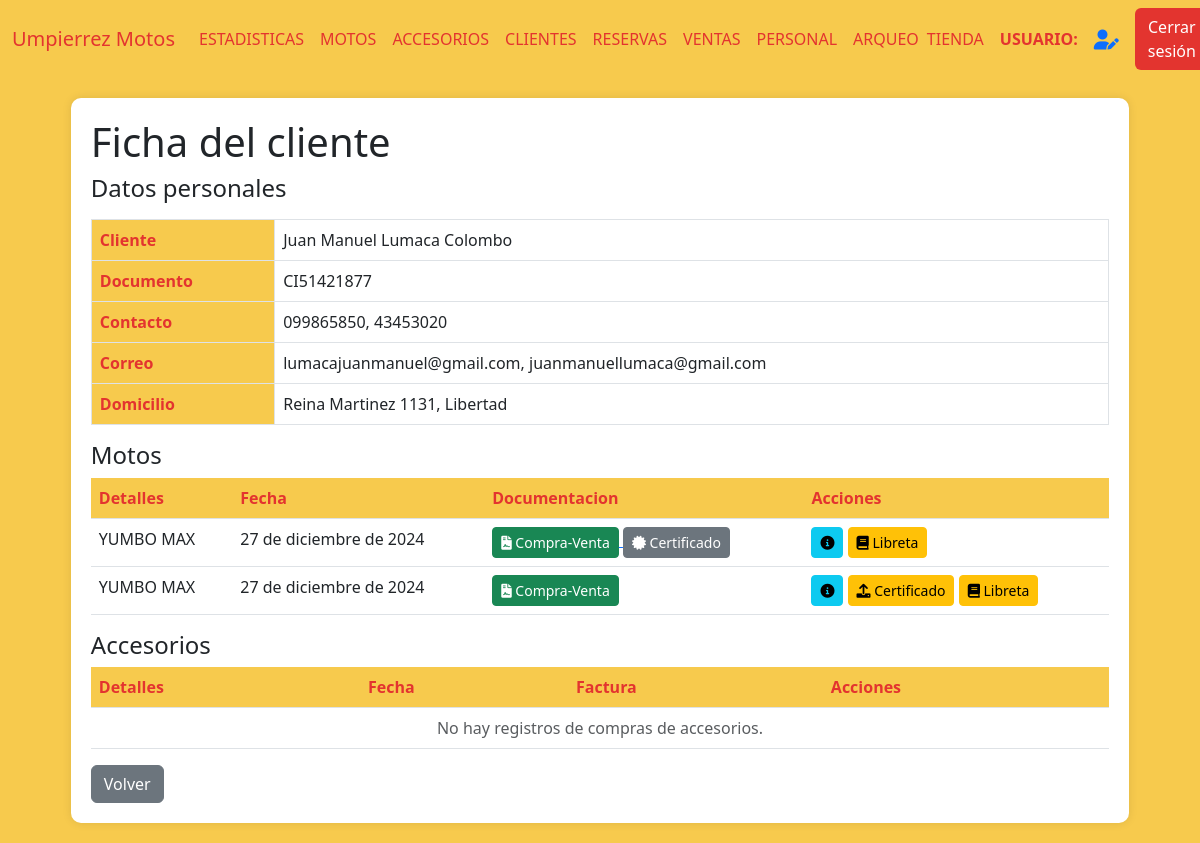
The app's page /cliente_ficha/1 (signed in), older data.
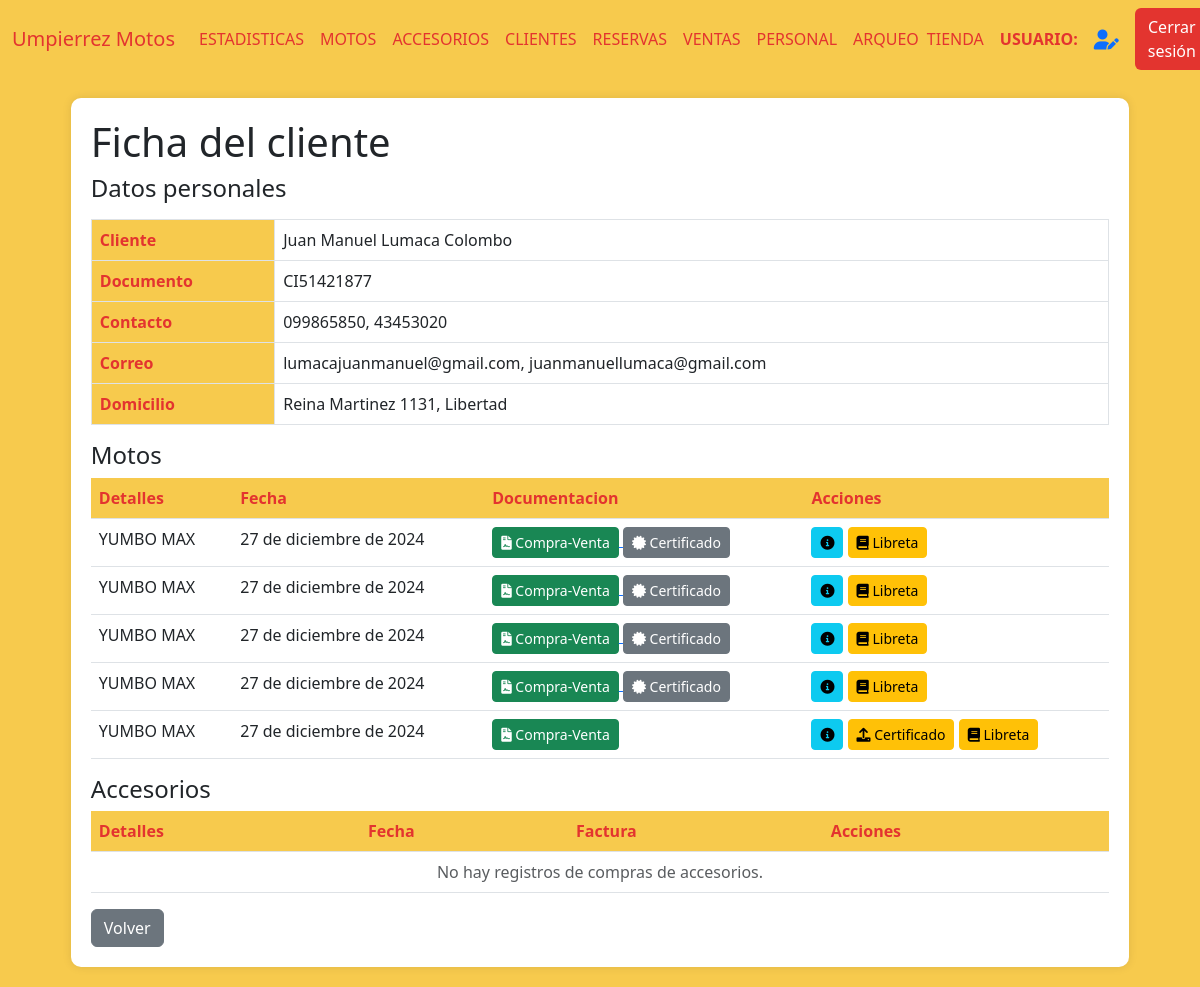
The same page, newer data.
### AppUM/models.py (models this page shows)
class ComprasVentas(models.Model):
    moto = models.ForeignKey(Moto, related_name='moto_cliente', on_delete=models.CASCADE)
    cliente = models.ForeignKey(Cliente, related_name='cliente_moto', on_delete=models.CASCADE)
    fecha_compra = models.DateField()
    fotocopia_libreta = models.ImageField(null=True, blank=True, upload_to="documentacion/libretas/")
    compra_venta = models.FileField(null=True, blank=True, upload_to="documentacion/compra_venta/")
    certificado_venta = models.FileField(null=True, blank=True, upload_to="documentacion/certificado_venta/")
    tipo = models.CharField(max_length=20)
    forma_de_pago = models.TextField(null=True, blank=True)
    class Meta:
        pass

### AppUM/decorators.py (the view)
    def _wrapped_view(request, *args, **kwargs):
        user = request.user
        if user.is_authenticated:
            usuario_consulta = Personal.objects.filter(usuario=user.username).first()
            if usuario_consulta:
                if Administrativo.objects.filter(personal_ptr_id=usuario_consulta.id,activo=1).exists():
                    return view_func(request, *args, **kwargs)
                else:
                    raise PermissionDenied
            else:
                return view_func(request, *args, **kwargs)
        else:
            return redirect('Login')  # Redirigir al login si no está autenticado

### AppUM/functions.py (called while the page is built)
def funcion_paginas_varias(req,instancia_model):
    paginator = Paginator(instancia_model, 5)  # 5 motos por página
    page_number = req.GET.get('page')  # Obtiene el número de página desde la URL
    page_obj = paginator.get_page(page_number)
    return page_obj

### AppUM/templates/perfil_administrativo/cliente/detalles_cliente.html (shortened to what the changed rows need)
{% extends "perfil_administrativo/padre_perfil_administrativo.html" %}
{% load static %}
{% block contenidoQueCambia %}
<div class="table-container" id="clienteDetails">
    <h1>Ficha del cliente</h1>
    <table class="table table-bordered">
        <tbody>
            <tr>
                <th scope="row">Cliente</th>
            </tr>
            <tr>
                <th scope="row">Documento</th>
            </tr>
            <tr>
                <th scope="row">Contacto</th>
            </tr>
            <tr>
                <th scope="row">Correo</th>
            </tr>
            <tr>
                <th scope="row">Domicilio</th>
            </tr>
        </tbody>
    </table>
    <table class="table">
        <thead>
            <tr>
                <th scope="row">Detalles</th>
                <th scope="row">Fecha</th>
                <th scope="row">Documentacion</th>
                <th scope="row">Acciones</th>
            </tr>
        </thead>
        <tbody>
            {% if page_obj %}
                {% for item in page_obj %}
                    <tr>
                        <td>{{ item.moto.moto__marca }} {{ item.moto.moto__modelo }}</td>
                        <td>{{ item.moto.fecha_compra }}</td>
                        <td>
                            {% if item.libreta or item.compra_venta or item.certificado_venta %}
                                {% if item.compra_venta %}
                                    <a href="{{ item.compra_venta }}" target="_blank">
                                        <button class="btn btn-sm btn-success" title="Ver Documento de Compra-Venta">
                                            <i class="fas fa-file-contract"></i> Compra-Venta
                                        </button>
                                    </a>
                                {% endif %}
                                {% if item.certificado_venta %}
                                    <a href="{{ item.certificado_venta }}" target="_blank">
                                        <button class="btn btn-sm btn-secondary" title="Ver Certificado de Venta">
                                            <i class="fas fa-certificate"></i> Certificado
                                        </button>
                                    </a>
                                {% endif %}
                            {% else %}
                                <p>SIN DOCUMENTACION</p>
                            {% endif %}
                        </td>
                        <td>
                        <a href="{% url 'DetallesCuotas' item.moto.id %}"><button class="btn btn-sm btn-info"><i class="fas fa-info-circle"></i></button></a>
                        {% if not item.certificado_venta %}
                        <button class="btn btn-sm btn-warning" onclick="toggleFormulario('{{ forloop.counter }}')"><i class="fas fa-upload"></i> Certificado</button>
                        {% endif %}
                        {% if not item.libreta %}
                        <button class="btn btn-sm btn-warning" onclick="toggleLibreta('{{ forloop.counter }}')">
                            <i class="fas fa-book"></i> Libreta
                        </button>
                        {% endif %}
                        </td>
                    </tr>
                {% endfor %}
            {% else %}
                <tr>
                    <td colspan="9" class="text-center text-muted">
                        No hay registros de compras de motos.
                    </td>
                </tr>
            {% endif %}
        </tbody>
    </table>
    <table class="table">
        <thead>
            <tr>
                <th scope="row">Detalles</th>
                <th scope="row">Fecha</th>
                <th scope="row">Factura</th>
                <th scope="row">Acciones</th>
            </tr>
        </thead>
    </table>
</div>
{% endblock %}

Row changes from the older to the newer data that the page shows:
added ComprasVentas: moto.moto__marca "YUMBO", moto.moto__modelo "MAX", moto.fecha_compra "27 de diciembre de 2024"
added ComprasVentas: moto.moto__marca "YUMBO", moto.moto__modelo "MAX", moto.fecha_compra "27 de diciembre de 2024"
added ComprasVentas: moto.moto__marca "YUMBO", moto.moto__modelo "MAX", moto.fecha_compra "27 de diciembre de 2024"
